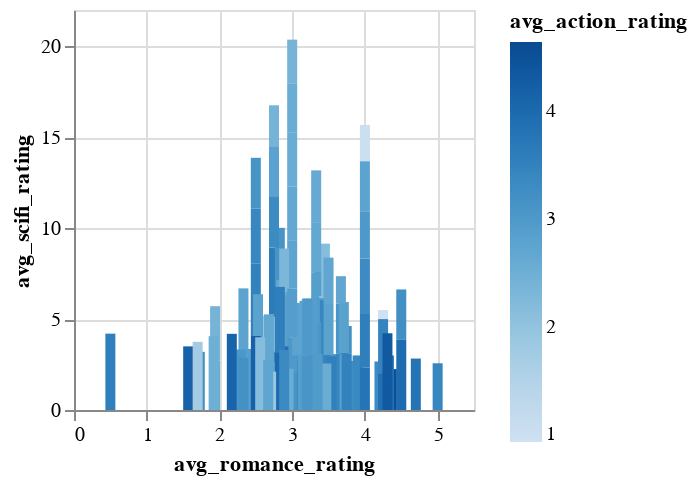

Notebook code for this chart:
### Code cell
# prompt: Using dataframe biased_dataset_3_genres:

import pandas as pd
import altair as alt
df = pd.DataFrame(biased_dataset_3_genres)
chart = alt.Chart(df).mark_bar().encode(
    x = 'avg_romance_rating',
    y = 'avg_scifi_rating',
    color = 'avg_action_rating'
).properties(
    height=200,
    width=200
)
chart

### Figure 1 — Vega-Lite specification as saved in the notebook (floating-point values rounded to 4 significant figures; data arrays with more than 128 entries replaced by an {"elided": "..."} marker saying what was removed)
{"config": {"view": {"continuousWidth": 400, "continuousHeight": 300}}, "data": {"name": "data-080a4e876afef671c27915e069a69636"}, "mark": "bar", "encoding": {"color": {"field": "avg_action_rating", "type": "quantitative"}, "x": {"field": "avg_romance_rating", "type": "quantitative"}, "y": {"field": "avg_scifi_rating", "type": "quantitative"}}, "height": 200, "width": 200, "$schema": "https://vega.github.io/schema/vega-lite/v4.17.0.json", "datasets": {"data-080a4e876afef671c27915e069a69636": {"elided": "161 records"}}}
